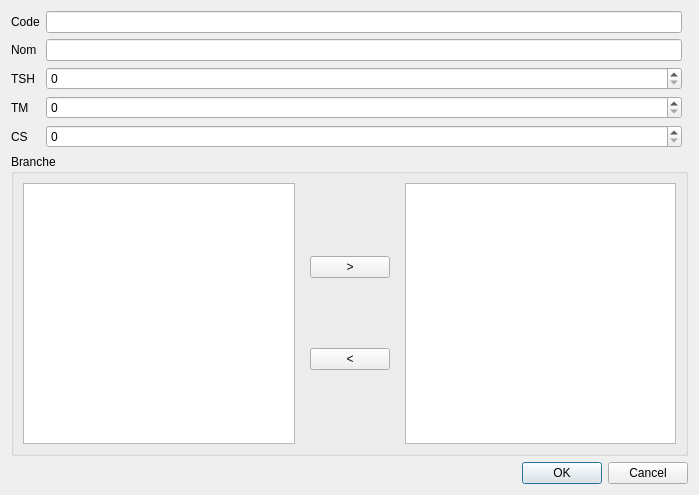
<?xml version="1.0" encoding="UTF-8"?>
<ui version="4.0">
 <class>ajoutfilierewindow</class>
 <widget class="QDialog" name="ajoutfilierewindow">
  <property name="geometry">
   <rect>
    <x>0</x>
    <y>0</y>
    <width>699</width>
    <height>495</height>
   </rect>
  </property>
  <property name="windowTitle">
   <string>Dialog</string>
  </property>
  <layout class="QGridLayout" name="gridLayout_2">
   <item row="0" column="0">
    <layout class="QGridLayout" name="gridLayout">
     <item row="0" column="0">
      <layout class="QVBoxLayout" name="verticalLayout">
       <item>
        <layout class="QGridLayout" name="gridLayout_3">
         <item row="0" column="0">
          <widget class="QLabel" name="label">
           <property name="text">
            <string>Code</string>
           </property>
          </widget>
         </item>
         <item row="3" column="0">
          <widget class="QLabel" name="label_3">
           <property name="text">
            <string>TSH</string>
           </property>
          </widget>
         </item>
         <item row="5" column="0">
          <widget class="QLabel" name="label_5">
           <property name="text">
            <string>CS</string>
           </property>
          </widget>
         </item>
         <item row="2" column="0" colspan="3">
          <layout class="QGridLayout" name="gridLayout_6"/>
         </item>
         <item row="4" column="0">
          <widget class="QLabel" name="label_4">
           <property name="text">
            <string>TM</string>
           </property>
          </widget>
         </item>
         <item row="1" column="0">
          <widget class="QLabel" name="label_2">
           <property name="text">
            <string>Nom</string>
           </property>
          </widget>
         </item>
         <item row="3" column="1">
          <widget class="QSpinBox" name="spinBox"/>
         </item>
         <item row="1" column="1">
          <widget class="QLineEdit" name="lineEdit_2"/>
         </item>
         <item row="0" column="1">
          <widget class="QLineEdit" name="lineEdit"/>
         </item>
         <item row="4" column="1">
          <widget class="QSpinBox" name="spinBox_2"/>
         </item>
         <item row="5" column="1">
          <widget class="QSpinBox" name="spinBox_3"/>
         </item>
        </layout>
       </item>
      </layout>
     </item>
     <item row="1" column="0">
      <widget class="QGroupBox" name="groupBox">
       <property name="title">
        <string>Branche</string>
       </property>
       <layout class="QGridLayout" name="gridLayout_4">
        <item row="0" column="0">
         <layout class="QHBoxLayout" name="horizontalLayout">
          <item>
           <widget class="QColumnView" name="columnView"/>
          </item>
          <item>
           <widget class="QWidget" name="widget" native="true">
            <layout class="QGridLayout" name="gridLayout_5">
             <item row="0" column="0">
              <layout class="QVBoxLayout" name="verticalLayout_2"/>
             </item>
             <item row="0" column="1">
              <widget class="QPushButton" name="pushButton">
               <property name="text">
                <string>&gt;</string>
               </property>
              </widget>
             </item>
             <item row="1" column="1">
              <widget class="QPushButton" name="pushButton_2">
               <property name="text">
                <string>&lt;</string>
               </property>
              </widget>
             </item>
            </layout>
           </widget>
          </item>
          <item>
           <widget class="QColumnView" name="columnView_2"/>
          </item>
         </layout>
        </item>
       </layout>
      </widget>
     </item>
    </layout>
   </item>
   <item row="1" column="0">
    <widget class="QDialogButtonBox" name="buttonBox">
     <property name="orientation">
      <enum>Qt::Horizontal</enum>
     </property>
     <property name="standardButtons">
      <set>QDialogButtonBox::Cancel|QDialogButtonBox::Ok</set>
     </property>
    </widget>
   </item>
  </layout>
 </widget>
 <resources/>
 <connections>
  <connection>
   <sender>buttonBox</sender>
   <signal>accepted()</signal>
   <receiver>ajoutfilierewindow</receiver>
   <slot>accept()</slot>
   <hints>
    <hint type="sourcelabel">
     <x>248</x>
     <y>254</y>
    </hint>
    <hint type="destinationlabel">
     <x>157</x>
     <y>274</y>
    </hint>
   </hints>
  </connection>
  <connection>
   <sender>buttonBox</sender>
   <signal>rejected()</signal>
   <receiver>ajoutfilierewindow</receiver>
   <slot>reject()</slot>
   <hints>
    <hint type="sourcelabel">
     <x>316</x>
     <y>260</y>
    </hint>
    <hint type="destinationlabel">
     <x>286</x>
     <y>274</y>
    </hint>
   </hints>
  </connection>
 </connections>
</ui>
